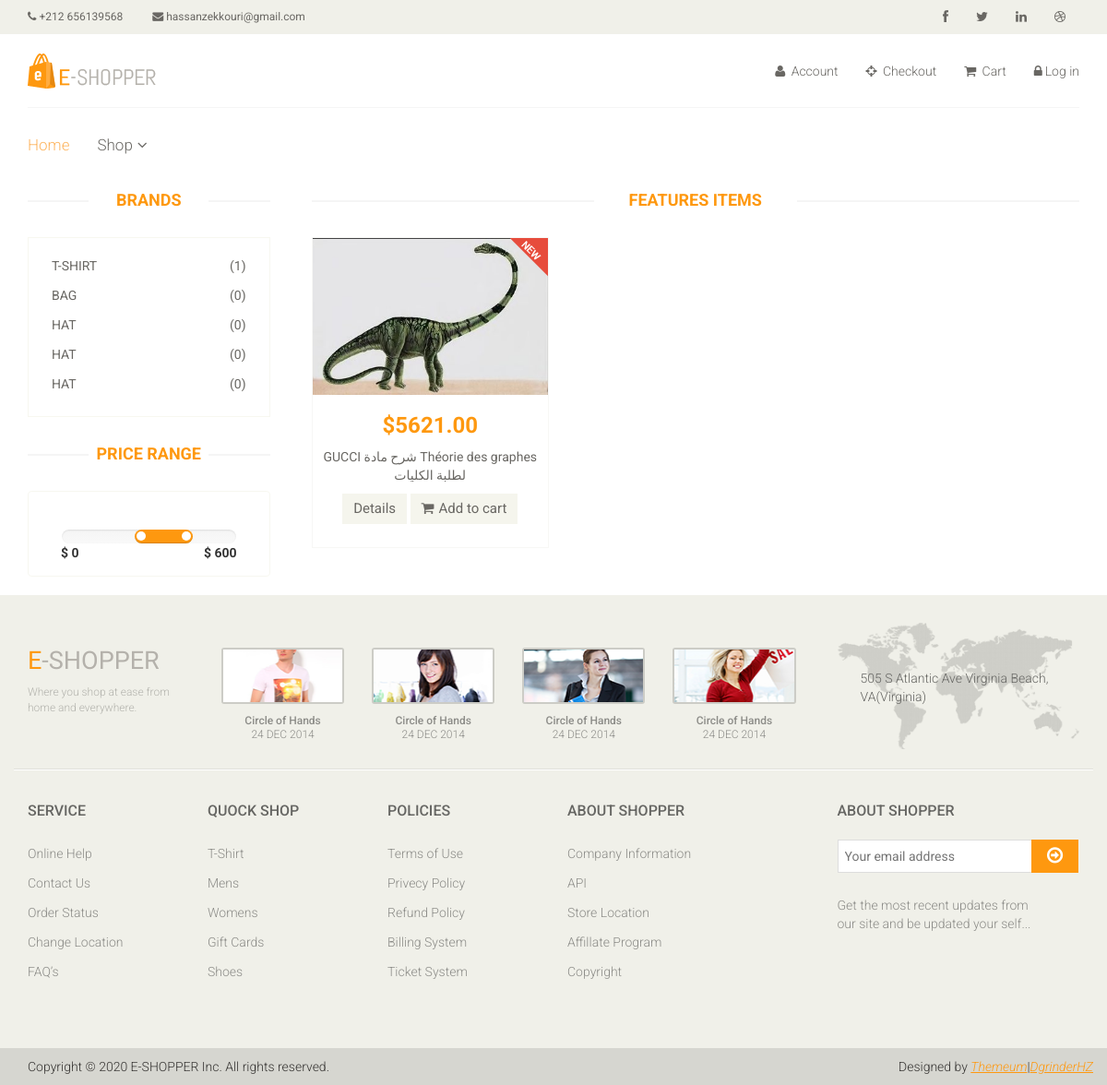
The page /products/category/1 on the database its author committed.
### categories/models.py (models this page shows, shortened)
class Category(models.Model):
    title = models.CharField(max_length=100)
    products_count = models.PositiveIntegerField(default=0)

### products/models.py (models this page shows, shortened)
class Product(models.Model):
    title = models.CharField(max_length=100)
    description = models.TextField(max_length=500, blank=True, null=True)
    price = models.PositiveIntegerField()
    created_at = models.DateTimeField(auto_now_add=True)
    brand = models.CharField(max_length=100)
    image = models.ImageField(upload_to='products', null=True)
    category = models.ForeignKey(Category, related_name='products', on_delete=models.CASCADE)
    def get_absolute_url(self):
        return reverse('product_details', args=(self.id,))

### products/views.py (the view)
# urls.py: path('products/category/<int:category_id>', products_list_by_category, name='products_by_category'),
def products_list_by_category(request, category_id):
    products = Product.objects.filter(category_id=category_id)[:6]
    categories = Category.objects.all()[:7]
    params = {'products': products, 'categories': categories}
    return render(request, 'categories/products-list-by-cat.html', params)

### templates/categories/products-list-by-cat.html (shortened to what this page needs)
{% extends 'base.html' %}
{% load static %}
{% block content %}
<section>
    <div class="container">
        <div class="row">
            <div class="col-sm-3">
                <div class="left-sidebar">
                    <div class="brands_products">
                        <h2>Brands</h2>
                        <div class="brands-name">
                            <ul class="nav nav-pills nav-stacked">
                                {% for c in categories %}
                                <li><a href="{% url 'products_by_category' category_id=c.id %}"><span class="pull-right">({{c.products_count}})</span>{{c.title}}</a></li>
                                {% endfor %}
                            </ul>
                        </div>
                    </div>
                    <div class="price-range">
                        <h2>Price Range</h2>
                        <div class="well text-center">
                                data-slider-step="5" data-slider-value="[250,450]" id="sl2"><br />
                            <b class="pull-left">$ 0</b> <b class="pull-right">$ 600</b>
                        </div>
                    </div>
                </div>
            </div>
            <div class="col-sm-9 padding-right">
                <div class="features_items">
                    <h2 class="title text-center">Features Items</h2>
                    {% for product in products %}
                    <div class="col-sm-4">
                        <div class="product-image-wrapper">
                            <div class="single-products">
                                <div class="productinfo text-center">
                                    <img src="{{product.image.url}}" alt="" />
                                    <h2>${{ product.price | floatformat:2 }}</h2>
                                    <p>{{ product.brand | capfirst }} {{ product.title | capfirst }}</p>
                                    <a href="{{product.get_absolute_url}}"
                                        class="btn btn-default add-to-cart">Details</a>
                                    <a href="{% url 'add_to_cart' product_id=product.id %}" class="btn btn-default add-to-cart"><i
                                            class="fa fa-shopping-cart"></i>Add to cart</a>
                                </div>
                                <div class="product-overlay">
                                    <div class="overlay-content">
                                    </div>
                                </div>
                                <img src="{% static 'images/home/new.png' %}" class="new" alt="" />
                            </div>
                        </div>
                    </div>
                    {% empty %}
                    <p>No products yet.</p>
                    {% endfor %}
                </div>
            </div>
        </div>
    </div>
</section>
{% endblock %}

### static/css/main.css (style rules this page uses)
body { font-family: 'Roboto', sans-serif; position: relative; font-weight:400px; }
ul li { list-style: none; }
a { -webkit-transition: 300ms; -moz-transition: 300ms; -o-transition: 300ms; transition: 300ms; }
h1, h2, h3, h4, h5, h6 { font-family: 'Roboto', sans-serif; }
.left-sidebar h2, .brands_products h2 { color: #FE980F; font-family: 'Roboto', sans-serif; font-size: 18px; font-weight: 700; margin: 0 auto 30px; text-align: center; text-transform: uppercase; position: relative; z-index:3; }
.left-sidebar h2:after, h2.title:after { content: " "; position: absolute; border: 1px solid #f5f5f5; bottom:8px; left: 0; width: 100%; height: 0; z-index: -2; }
.left-sidebar h2:before { content: " "; position: absolute; background: #fff; bottom: -6px; width: 130px; height: 30px; z-index: -1; left: 50%; margin-left: -65px; }
h2.title:before { content: " "; position: absolute; background: #fff; bottom: -6px; width: 220px; height: 30px; z-index: -1; left: 50%; margin-left: -110px; }
.brands-name { border: 1px solid #F7F7F0; padding-bottom: 20px; padding-top: 15px; }
.brands-name .nav-stacked li a { background-color: #FFFFFF; color: #696763; font-family: 'Roboto', sans-serif; font-size: 14px; padding: 5px 25px; text-decoration: none; text-transform: uppercase; }
.price-range { margin-top:30px; }
.well { background-color: #FFFFFF; border: 1px solid #F7F7F0; border-radius: 4px; box-shadow: none; margin-bottom: 20px; min-height: 20px; padding: 35px; }
.padding-right { padding-right: 0; }
.features_items { overflow:hidden; }
h2.title { color: #FE980F; font-family: 'Roboto', sans-serif; font-size: 18px; font-weight: 700; margin: 0 15px; text-transform: uppercase; margin-bottom: 30px; position: relative; }
.product-image-wrapper { border:1px solid #F7F7F5; overflow: hidden; margin-bottom:30px; }
.single-products { position: relative; }
.new, .sale { position: absolute; top: 0; right: 0; }
.productinfo h2 { color: #FE980F; font-family: 'Roboto', sans-serif; font-size: 24px; font-weight: 700; }
.productinfo p { font-family: 'Roboto', sans-serif; font-size: 14px; font-weight: 400; color: #696763; }
.productinfo img { width: 100%; }
.productinfo { position:relative; }
.product-overlay { background:#FE980F; top: 0; display: none; height: 0; position: absolute; transition: height 500ms ease 0s; width: 100%; display: block; opacity:; }
.product-overlay .overlay-content { bottom: 0; position: absolute; bottom: 0; text-align: center; width: 100%; }
.add-to-cart { background:#F5F5ED; border: 0 none; border-radius: 0; color: #696763; font-family: 'Roboto', sans-serif; font-size: 15px; margin-bottom: 25px; }
.add-to-cart i { margin-right:5px; }

### rows shown on the page
Category: products_count "1", title "T-SHIRT"
Category: products_count "0", title "BAG"
Category: products_count "0", title "HAT"
Category: products_count "0", title "HAT"
Category: products_count "0", title "HAT"
Product: image (picture), price "5621.00", brand "GUCCI", title "شرح مادة Théorie des graphes لطلبة الكليات"
